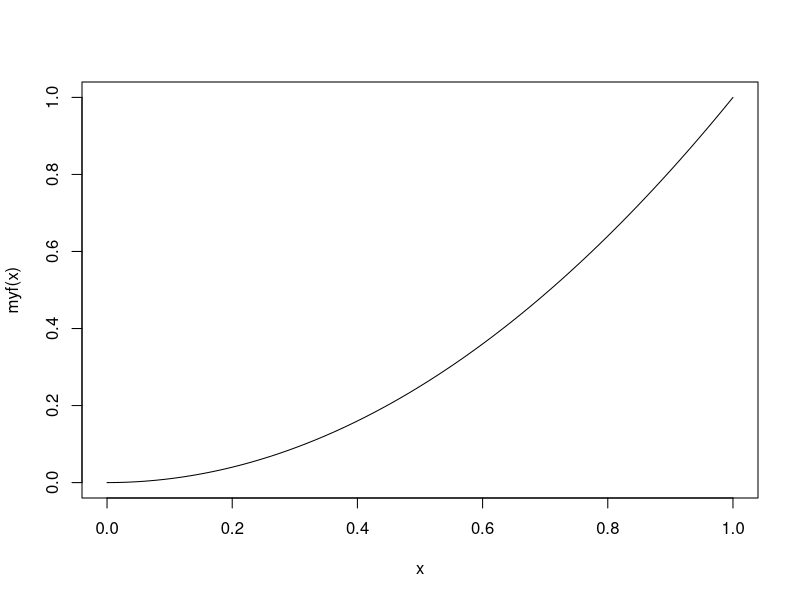
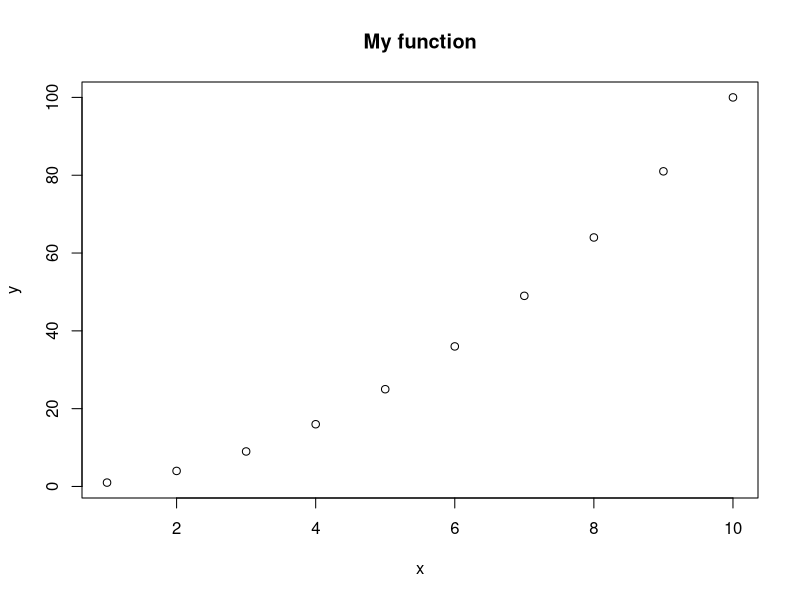
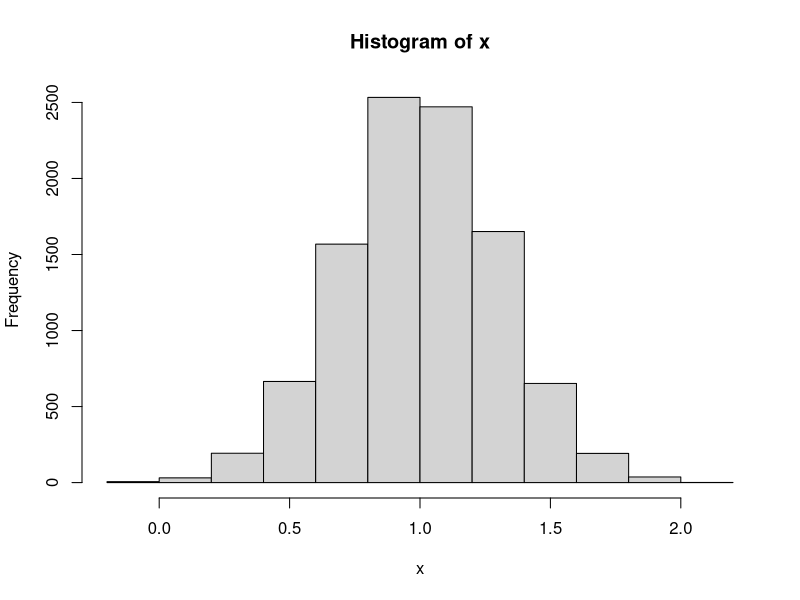
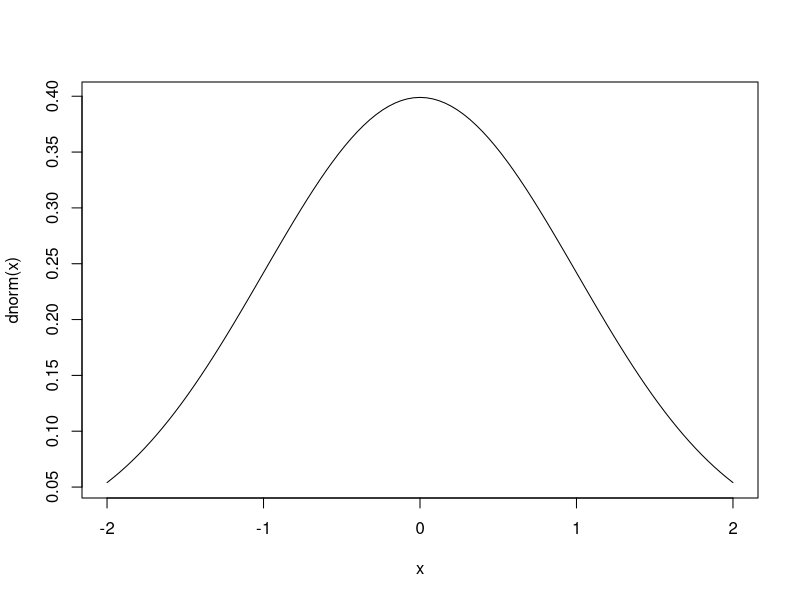
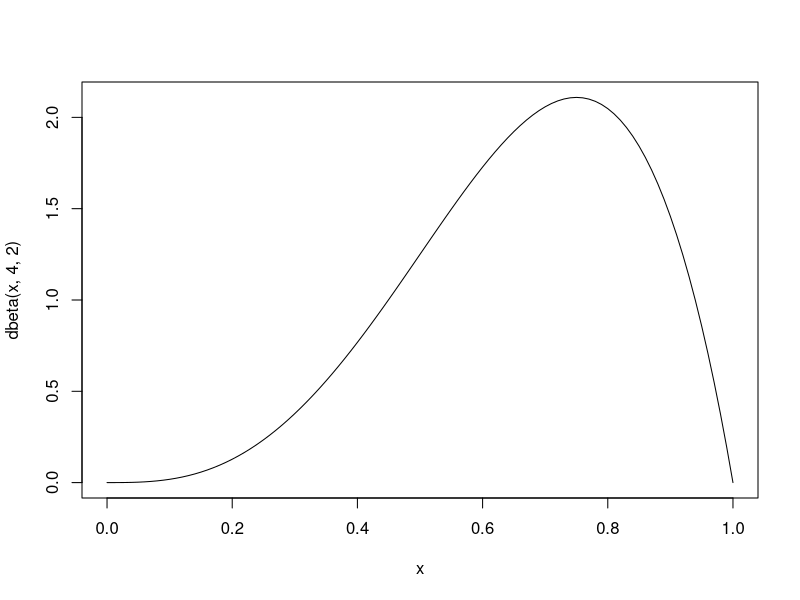
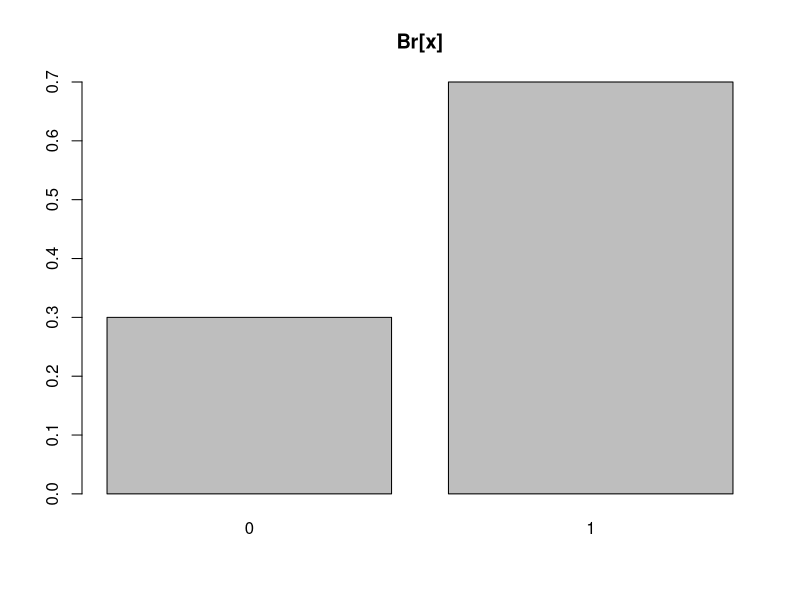
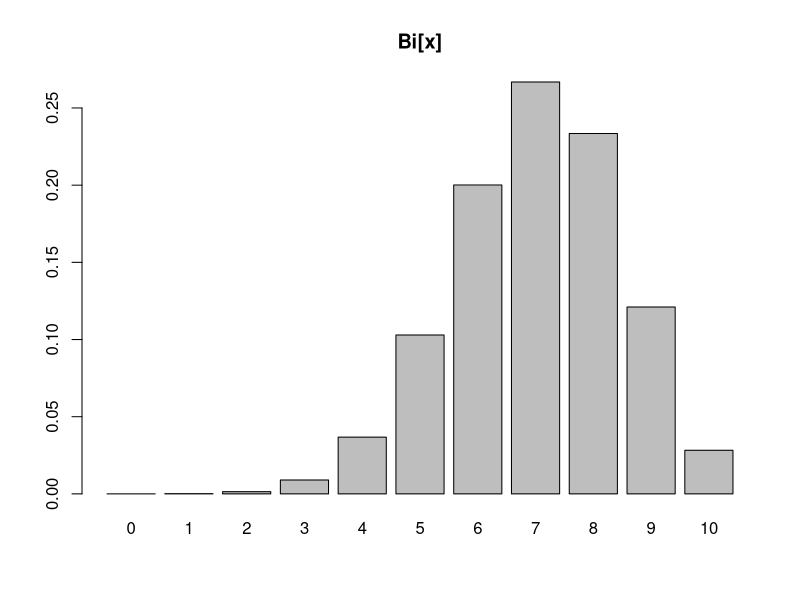
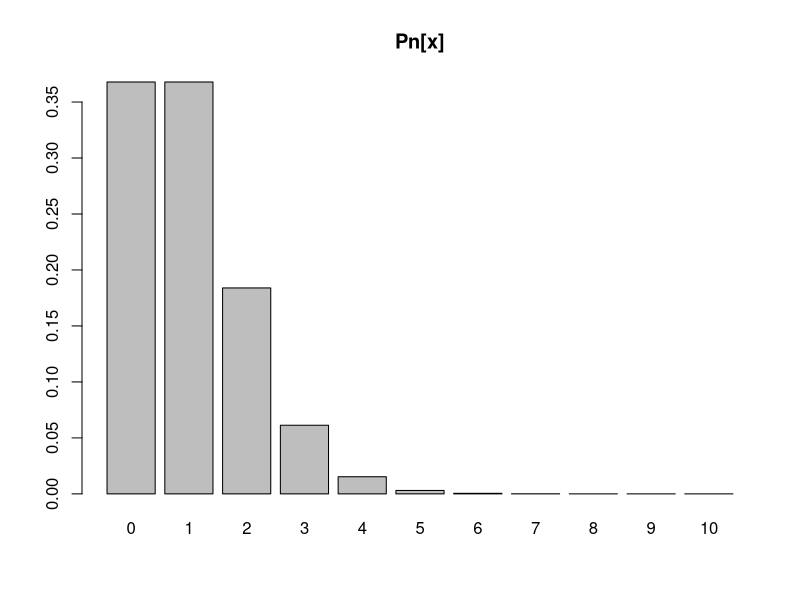

Here is the R script that generated these plots, in order: (Note: this script raises an error after producing the figures.)
## M. van Oijen (2024). Bayesian Compendium, 2nd edition.
## Appendix D: R

  x    <- 2
  y    <- c(1,2)
  yrow <- matrix( c(1,2), nrow=1) ; ycol <- matrix( c(1,2), ncol=1)
  Z    <- matrix( 0:3, nrow=2)

  print( Z ) ; print( length(Z) ) ; print( dim(Z) )

  xZ <- x * Z
  Zy <- Z %*% y ; yZ <- y %*% Z ; Zyc <- Z %*% ycol ; yrZ <- yrow %*% Z

  I5a <- diag( 5 ) ; I5b <- diag( rep(1,5) ) ; X <- diag( 1:3 )

  invZ <- solve(Z) ; trZ <- t(Z)

  mylist <- list( distr="Bivariate Gaussian", m=c(0,0), S=diag(2) )
  print( mylist$distr ) ; print( mylist[ 2:3 ] )

  myf <- function(x){ x^2 }

  curve( myf )
  plot( 1:10, myf(1:10), main="My function", xlab="x", ylab="y" )

  x  <- rnorm( 1e4, mean=1, sd=0.3 )
  dx <- dnorm( x  , mean=1, sd=0.3 )

  hist ( x )
  curve( dnorm,-2,2 )
  curve( dbeta(x,4,2) )

  barplot( dbinom( 0: 1, size= 1, p=0.7 ), names.arg=0: 1, main="Br[x]" )
  barplot( dbinom( 0:10, size=10, p=0.7 ), names.arg=0:10, main="Bi[x]" )
  barplot( dpois ( 0:10, lambda=1 )      , names.arg=0:10, main="Pn[x]" )

  sample <- rmvnorm( 100, sigma=diag(1,2) ) # Gives error message
  # install.packages( 'mvtnorm' )           # Do this only once
  library( mvtnorm )                        # Do this each new R-session
  sample <- rmvnorm( 100, sigma=diag(1,2) ) # Now it works
  plot( sample )
  